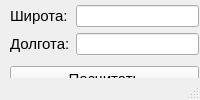
<?xml version="1.0" encoding="UTF-8"?>
<ui version="4.0">
 <class>MainWindow</class>
 <widget class="QMainWindow" name="MainWindow">
  <property name="windowTitle">
   <string>MainWindow</string>
  </property>
  <widget class="QWidget" name="centralwidget">
   <widget class="QWidget" name="">
    <property name="geometry">
     <rect>
      <x>10</x>
      <y>0</y>
      <width>189</width>
      <height>136</height>
     </rect>
    </property>
    <layout class="QVBoxLayout" name="verticalLayout_5">
     <item>
      <layout class="QVBoxLayout" name="verticalLayout_4">
       <item>
        <layout class="QGridLayout" name="gridLayout">
         <item row="0" column="0">
          <layout class="QHBoxLayout" name="horizontalLayout_2">
           <item>
            <layout class="QVBoxLayout" name="verticalLayout_3">
             <item>
              <layout class="QHBoxLayout" name="horizontalLayout">
               <item>
                <layout class="QVBoxLayout" name="verticalLayout">
                 <item>
                  <widget class="QLabel" name="label">
                   <property name="text">
                    <string>&lt;html&gt;&lt;head/&gt;&lt;body&gt;&lt;p&gt;&lt;span style=&quot; font-size:11pt;&quot;&gt;Широта:&lt;/span&gt;&lt;/p&gt;&lt;/body&gt;&lt;/html&gt;</string>
                   </property>
                  </widget>
                 </item>
                 <item>
                  <widget class="QLabel" name="label_2">
                   <property name="text">
                    <string>&lt;html&gt;&lt;head/&gt;&lt;body&gt;&lt;p&gt;&lt;span style=&quot; font-size:11pt;&quot;&gt;Долгота:&lt;/span&gt;&lt;/p&gt;&lt;/body&gt;&lt;/html&gt;</string>
                   </property>
                  </widget>
                 </item>
                </layout>
               </item>
               <item>
                <layout class="QVBoxLayout" name="verticalLayout_2">
                 <item>
                  <widget class="QLineEdit" name="lineEdit_2"/>
                 </item>
                 <item>
                  <widget class="QLineEdit" name="lineEdit"/>
                 </item>
                </layout>
               </item>
              </layout>
             </item>
            </layout>
           </item>
          </layout>
         </item>
        </layout>
       </item>
      </layout>
     </item>
     <item>
      <widget class="QPushButton" name="pushButton">
       <property name="font">
        <font>
         <pointsize>11</pointsize>
        </font>
       </property>
       <property name="text">
        <string>Посчитать</string>
       </property>
      </widget>
     </item>
     <item>
      <widget class="QPushButton" name="pushButton_2">
       <property name="font">
        <font>
         <pointsize>11</pointsize>
        </font>
       </property>
       <property name="text">
        <string>Обновить данные</string>
       </property>
      </widget>
     </item>
    </layout>
   </widget>
  </widget>
  <widget class="QMenuBar" name="menubar">
   <property name="geometry">
    <rect>
     <x>0</x>
     <y>0</y>
     <width>224</width>
     <height>21</height>
    </rect>
   </property>
  </widget>
  <widget class="QStatusBar" name="statusbar"/>
 </widget>
 <resources/>
 <connections/>
</ui>
